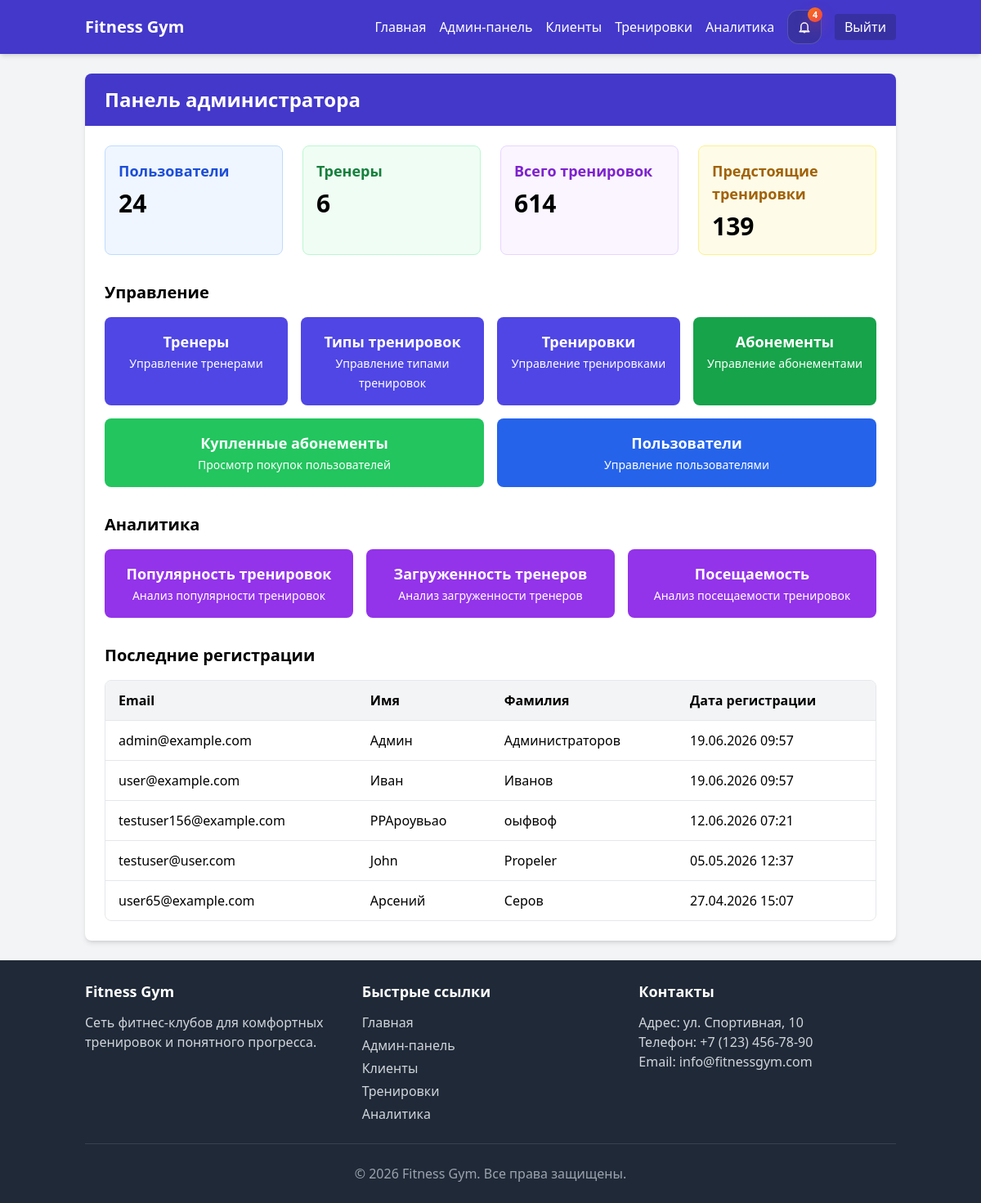
The app's page /admin/dashboard (signed in) with its own data.
### models/models.py (models this page shows, shortened)
class User(db.Model, UserMixin):
    __tablename__ = 'users'
    id = db.Column(db.Integer, primary_key=True)
    email = db.Column(db.String(120), unique=True, nullable=False)
    password_hash = db.Column(db.String(256), nullable=False)
    first_name = db.Column(db.String(50), nullable=False)
    last_name = db.Column(db.String(50), nullable=False)
    phone = db.Column(db.String(30), nullable=True)
    client_status = db.Column(db.String(20), nullable=False, default='new')
    fitness_goal = db.Column(db.String(255), nullable=True)
    fitness_plan_height_cm = db.Column(db.Float, nullable=True)
    fitness_plan_weight_kg = db.Column(db.Float, nullable=True)
    fitness_plan_goal_key = db.Column(db.String(50), nullable=True)
    fitness_plan_updated_at = db.Column(db.DateTime, nullable=True)
    manager_notes = db.Column(db.Text, nullable=True)
    is_admin = db.Column(db.Boolean, default=False)
    created_at = db.Column(db.DateTime, default=datetime.utcnow)
    bookings = db.relationship('Booking', backref='user', lazy=True, cascade="all, delete-orphan")

### controllers/admin.py (the view)
@admin_bp.route('/dashboard')
@login_required
@admin_required
def dashboard():
    total_users = User.query.filter_by(is_admin=False).count()
    total_trainers = Trainer.query.count()
    total_workouts = Workout.query.count()
    upcoming_workouts = Workout.query.filter(Workout.start_time >= datetime.now()).count()
    recent_users = User.query.order_by(User.created_at.desc()).limit(5).all()
    return render_template('admin/dashboard.html',
                         title='Панель администратора',
                         total_users=total_users,
                         total_trainers=total_trainers,
                         total_workouts=total_workouts,
                         upcoming_workouts=upcoming_workouts,
                         recent_users=recent_users)

### controllers/admin.py (called while the page is built)
def admin_required(f):
    @wraps(f)
    def decorated_function(*args, **kwargs):
        if not current_user.is_authenticated or not current_user.is_admin:
            abort(403)  # Forbidden
        return f(*args, **kwargs)
    return decorated_function

### models/models.py (called while the page is built)
    @property
    def is_expired(self):
        return datetime.utcnow() > self.expiration_date

    @property
    def days_remaining(self):
        if self.is_expired:
            return 0
        delta = self.expiration_date - datetime.utcnow()
        return max(0, delta.days)

### templates/admin/dashboard.html (shortened to what this page needs)
{% extends 'base.html' %}
{% block content %}
    <div class="bg-white rounded-lg shadow-md overflow-hidden">
        <div class="bg-indigo-700 text-white py-4 px-6">
            <h2 class="text-2xl font-bold">Панель администратора</h2>
        </div>
        <div class="p-6">
            <div class="grid grid-cols-1 md:grid-cols-2 lg:grid-cols-4 gap-6 mb-8">
                <div class="bg-blue-50 border border-blue-200 rounded-lg p-4">
                    <h3 class="text-lg font-semibold text-blue-700 mb-2">Пользователи</h3>
                    <p class="text-3xl font-bold">{{ total_users }}</p>
                </div>
                <div class="bg-green-50 border border-green-200 rounded-lg p-4">
                    <h3 class="text-lg font-semibold text-green-700 mb-2">Тренеры</h3>
                    <p class="text-3xl font-bold">{{ total_trainers }}</p>
                </div>
                <div class="bg-purple-50 border border-purple-200 rounded-lg p-4">
                    <h3 class="text-lg font-semibold text-purple-700 mb-2">Всего тренировок</h3>
                    <p class="text-3xl font-bold">{{ total_workouts }}</p>
                </div>
                <div class="bg-yellow-50 border border-yellow-200 rounded-lg p-4">
                    <h3 class="text-lg font-semibold text-yellow-700 mb-2">Предстоящие тренировки</h3>
                    <p class="text-3xl font-bold">{{ upcoming_workouts }}</p>
                </div>
            </div>
            <div class="mb-8">
                <h3 class="text-xl font-semibold mb-4">Управление</h3>
                <div class="grid grid-cols-1 md:grid-cols-4 gap-4">
                    <a href="{{ url_for('admin.trainers') }}" class="bg-indigo-600 hover:bg-indigo-700 text-white p-4 rounded-lg text-center">
                        <span class="block text-lg font-semibold">Тренеры</span>
                        <span class="text-sm">Управление тренерами</span>
                    </a>
                    <a href="{{ url_for('admin.workout_types') }}" class="bg-indigo-600 hover:bg-indigo-700 text-white p-4 rounded-lg text-center">
                        <span class="block text-lg font-semibold">Типы тренировок</span>
                        <span class="text-sm">Управление типами тренировок</span>
                    </a>
                    <a href="{{ url_for('admin.admin_workouts') }}" class="bg-indigo-600 hover:bg-indigo-700 text-white p-4 rounded-lg text-center">
                        <span class="block text-lg font-semibold">Тренировки</span>
                        <span class="text-sm">Управление тренировками</span>
                    </a>
                    <a href="{{ url_for('admin.abonements') }}" class="bg-green-600 hover:bg-green-700 text-white p-4 rounded-lg text-center">
                        <span class="block text-lg font-semibold">Абонементы</span>
                        <span class="text-sm">Управление абонементами</span>
                    </a>
                </div>
                <div class="grid grid-cols-1 md:grid-cols-2 gap-4 mt-4">
                    <a href="{{ url_for('admin.user_abonements') }}" class="bg-green-500 hover:bg-green-600 text-white p-4 rounded-lg text-center">
                        <span class="block text-lg font-semibold">Купленные абонементы</span>
                        <span class="text-sm">Просмотр покупок пользователей</span>
                    </a>
                    <a href="{{ url_for('admin.users') }}" class="bg-blue-600 hover:bg-blue-700 text-white p-4 rounded-lg text-center">
                        <span class="block text-lg font-semibold">Пользователи</span>
                        <span class="text-sm">Управление пользователями</span>
                    </a>
                </div>
            </div>
            <div class="mb-8">
                <h3 class="text-xl font-semibold mb-4">Аналитика</h3>
                <div class="grid grid-cols-1 md:grid-cols-3 gap-4">
                    <a href="{{ url_for('analytics.workout_popularity') }}" class="bg-purple-600 hover:bg-purple-700 text-white p-4 rounded-lg text-center">
                        <span class="block text-lg font-semibold">Популярность тренировок</span>
                        <span class="text-sm">Анализ популярности тренировок</span>
                    </a>
                    <a href="{{ url_for('analytics.trainer_workload') }}" class="bg-purple-600 hover:bg-purple-700 text-white p-4 rounded-lg text-center">
                        <span class="block text-lg font-semibold">Загруженность тренеров</span>
                        <span class="text-sm">Анализ загруженности тренеров</span>
                    </a>
                    <a href="{{ url_for('analytics.attendance') }}" class="bg-purple-600 hover:bg-purple-700 text-white p-4 rounded-lg text-center">
                        <span class="block text-lg font-semibold">Посещаемость</span>
                        <span class="text-sm">Анализ посещаемости тренировок</span>
                    </a>
                </div>
            </div>
            <div>
                <h3 class="text-xl font-semibold mb-4">Последние регистрации</h3>
                <div class="overflow-x-auto bg-white border border-gray-200 rounded-lg">
                    <table class="min-w-full">
                        <thead class="bg-gray-100">
                            <tr>
                                <th class="py-3 px-4 text-left">Email</th>
                                <th class="py-3 px-4 text-left">Имя</th>
                                <th class="py-3 px-4 text-left">Фамилия</th>
                                <th class="py-3 px-4 text-left">Дата регистрации</th>
                            </tr>
                        </thead>
                        <tbody>
                            {% for user in recent_users %}
                                <tr class="border-t hover:bg-gray-50">
                                    <td class="py-3 px-4">{{ user.email }}</td>
                                    <td class="py-3 px-4">{{ user.first_name }}</td>
                                    <td class="py-3 px-4">{{ user.last_name }}</td>
                                    <td class="py-3 px-4">{{ user.created_at.strftime('%d.%m.%Y %H:%M') }}</td>
                                </tr>
                            {% else %}
                                <tr>
                                    <td colspan="4" class="py-4 px-4 text-center text-gray-500">Нет пользователей</td>
                                </tr>
                            {% endfor %}
                        </tbody>
                    </table>
                </div>
            </div>
        </div>
    </div>
{% endblock %}

### static/css/main.css (style rules this page uses)
:root { color-scheme: light; --app-safe-bottom: env(safe-area-inset-bottom, 0px); --app-safe-top: env(safe-area-inset-top, 0px); }
html { -webkit-text-size-adjust: 100%; scroll-behavior: smooth; }
.app-shell { -webkit-tap-highlight-color: transparent; }

### records on screen
User: email "admin@example.com", first_name "Админ", last_name "Администраторов", created_at "19.06.2026 09:57"
User: email "user@example.com", first_name "Иван", last_name "Иванов", created_at "19.06.2026 09:57"
User: email "testuser156@example.com", first_name "РРАроувьао", last_name "оыфвоф", created_at "12.06.2026 07:21"
User: email "testuser@user.com", first_name "John", last_name "Propeler", created_at "05.05.2026 12:37"
User: email "user65@example.com", first_name "Арсений", last_name "Серов", created_at "27.04.2026 15:07"

### other values on screen
{{ header_unread_notifications }} "4"
{{ total_users }} "24"
{{ total_trainers }} "6"
{{ total_workouts }} "614"
{{ upcoming_workouts }} "139"
